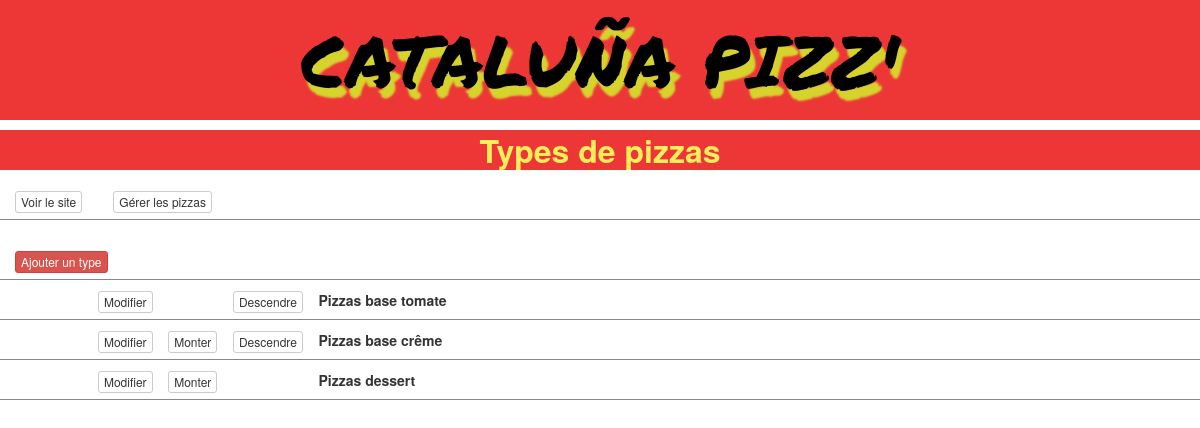
/admin/admtype.php, run on the app's committed database.
### tables this page shows
CREATE TABLE pizzatypes (
  idtype INT NOT NULL AUTO_INCREMENT PRIMARY KEY,
  pizztype VARCHAR(250),
  txtbtn varchar(20),
  ordreaff TINYINT
) DEFAULT CHARACTER SET=utf8;

### admin/admtype.php (the view, shortened to what this page needs)
<?php
$bdd = mysqli_connect(SERVEUR, USER, PASSE, DB) or die("Connexion DB impossible (code : ".mysqli_connect_errno()." ".mysqli_connect_error().")");
mysqli_set_charset($bdd,"utf8");
$pizzastypes = [];
$sql = "SELECT idtype, pizztype, txtbtn, ordreaff FROM pizzatypes ORDER BY ordreaff";
$res = mysqli_query($bdd, $sql);
while ( $recpizztype = mysqli_fetch_assoc($res) ) {
    $idtype = $recpizztype['idtype'];
    $pizzastypes[$recpizztype['ordreaff']]['idtype'] = $idtype;
    $pizzastypes[$recpizztype['ordreaff']]['pizztype'] = $recpizztype['pizztype'];
    $pizzastypes[$recpizztype['ordreaff']]['txtbtn'] = $recpizztype['txtbtn'];
    $sql2 = "SELECT * FROM pizzas WHERE idtype=$idtype";
    $res2 = mysqli_query($bdd, $sql2);
    $pizzastypes[$recpizztype['ordreaff']]['nbpizz'] = mysqli_num_rows($res2);
}
$titreheader = "Types de pizzas";
?>
<?php include 'header.php'; ?>
<div class="col-xs-12 text-center titre"><?php echo $titreheader; ?></div>
<div class="col-xs-12 lignepizztype">
    <a href="../index.php" class="btn btn-default btn-xs" target="_blanc">Voir le site</a>
    <a href="index.php" class="btn btn-default btn-xs">Gérer les pizzas</a>
</div>
<div class="col-xs-12">&nbsp;</div>
<div class="col-xs-12 lignepizztype"><a href="formtype.php" class="btn btn-danger btn-xs">Ajouter un type</a></div>
<?php
    for ( $i=1; $i<=count($pizzastypes); $i++ ) {
        $pizztype = $pizzastypes[$i];
        echo '<div class="col-xs-12 lignepizztype">';
            $clsupp = $clup = $cldn = '';
            if ( $i == 1 || count($pizzastypes) <= 1 ) {
                $clup = ' voitpas';
            }
            if ( $i == count($pizzastypes) ) {
                $cldn = ' voitpas';
            }
            echo '<input form="modiftype'.$i.'" class="btn btn-default btn-xs" type="submit" name="btnmodif" value="Modifier" />';
            echo '<input form="uptype'.$i.'" class="btn btn-default btn-xs'.$clup.'" type="submit" name="btnmonte" value="Monter" />';
            echo '<input form="dntype'.$i.'" class="btn btn-default btn-xs'.$cldn.'" type="submit" name="btndescend" value="Descendre" />';
            echo '<span class="plusgros">'.$pizztype['pizztype'].'</span>';
        echo '</div>';
    }
?>
<?php include 'footer.php'; ?>

### admin/css/admstyle.css (style rules this page uses)
.titre { width: 100%; height: 40px; line-height: 40px; background: #ED3737; color: #FFEE5B; font-size: 32px; font-weight: bold; margin: 10px 0; }
.plusgros { font-weight: bold; }
.lignepizztype { width: 100%; height: 40px; line-height: 40px; border-bottom: 1px solid #888; }

### data on the page
pizzatypes: pizztype "Pizzas base tomate"
pizzatypes: pizztype "Pizzas base crême"
pizzatypes: pizztype "Pizzas dessert"

### other printed values
$titreheader "Types de pizzas"
